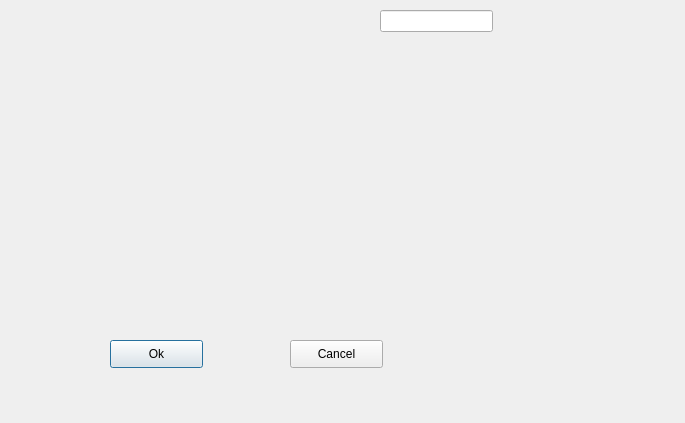
<?xml version="1.0" encoding="UTF-8"?>
<ui version="4.0">
 <class>CreatePlot</class>
 <widget class="QDialog" name="CreatePlot">
  <property name="geometry">
   <rect>
    <x>0</x>
    <y>0</y>
    <width>685</width>
    <height>423</height>
   </rect>
  </property>
  <property name="windowTitle">
   <string>Dialog</string>
  </property>
  <widget class="QCustomPlot" name="customPlot" native="true">
   <property name="geometry">
    <rect>
     <x>10</x>
     <y>0</y>
     <width>301</width>
     <height>231</height>
    </rect>
   </property>
  </widget>
  <widget class="QPushButton" name="OkButton">
   <property name="geometry">
    <rect>
     <x>110</x>
     <y>340</y>
     <width>93</width>
     <height>28</height>
    </rect>
   </property>
   <property name="text">
    <string>Ok</string>
   </property>
  </widget>
  <widget class="QPushButton" name="CancelButton">
   <property name="geometry">
    <rect>
     <x>290</x>
     <y>340</y>
     <width>93</width>
     <height>28</height>
    </rect>
   </property>
   <property name="text">
    <string>Cancel</string>
   </property>
  </widget>
  <widget class="QLineEdit" name="lineEdit_name">
   <property name="geometry">
    <rect>
     <x>380</x>
     <y>10</y>
     <width>113</width>
     <height>22</height>
    </rect>
   </property>
  </widget>
 </widget>
 <customwidgets>
  <customwidget>
   <class>QCustomPlot</class>
   <extends>QWidget</extends>
   <header>qcustomplot.h</header>
   <container>1</container>
  </customwidget>
 </customwidgets>
 <resources/>
 <connections/>
</ui>
